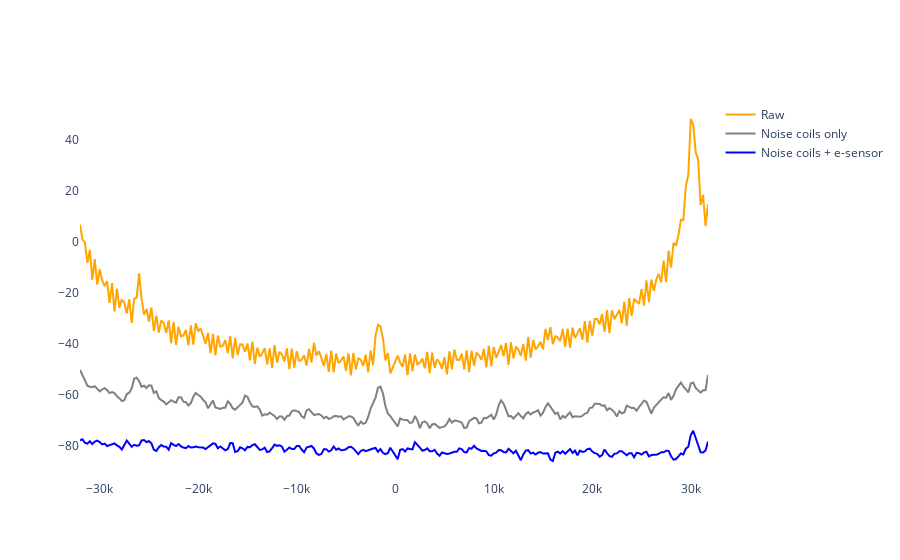

Here is the notebook cell this chart was saved with:
### Markdown cell above
## Plot noise density (prescan)

### Code cell
axis_freq, pow_raw = compute_welch(data['noise'][:, :num_channels_signal, :], acq_bandwidth, 1)
axis_freq, pow_cor = compute_welch(data_prescan_cor, acq_bandwidth, 1)
axis_freq, pow_cor_no_es = compute_welch(data_prescan_no_es, acq_bandwidth, 1)

# Print ratio in dB
print("Average rejection: {} dB".format(10 * np.log(np.mean(pow_raw / pow_cor))))
print("Max rejection: {} dB".format(10 * np.log(np.max(pow_raw / pow_cor))))
print("Average e-sensor: {} dB".format(10 * np.log(np.mean(pow_cor_no_es / pow_cor))))
print("Max e-sensor: {} dB".format(10 * np.log(np.max(pow_cor_no_es / pow_cor))))

# Interactive plot
fig = go.Figure()
fig.update_layout(plot_bgcolor="white")
line_style = {'color': 'orange', 'width': 2}
fig.add_trace(go.Scatter(x=axis_freq, y=10 * np.log(pow_raw[ch, :]), line=line_style, name='Raw'))
line_style = {'color': 'gray', 'width': 2}
fig.add_trace(go.Scatter(x=axis_freq, y=10 * np.log(pow_cor_no_es[ch, :]), line=line_style, name='Noise coils only'))
line_style = {'color': 'blue', 'width': 2}
fig.add_trace(go.Scatter(x=axis_freq, y=10 * np.log(pow_cor[ch, :]), line=line_style, name='Noise coils + e-sensor'))
fig.show()

# paper plot
fig, ax = plt.subplots(nrows=1, ncols=1, figsize=(6,4))
ax.plot(axis_freq, 10 * np.log(pow_raw[ch, :]), 'orange')
ax.plot(axis_freq, 10 * np.log(pow_cor[ch, :]), 'blue')
ax.plot(axis_freq, 10 * np.log(pow_cor_no_es[ch, :]), 'gray')
# fig.savefig("fid_correction.tif", dpi=600, format="tiff")
dir_data, file_data = os.path.split(file_name)
dir_fig = os.path.join(dir_data, "figures_power")
if not os.path.isdir(dir_fig):
    os.mkdir(dir_fig)
file_fig = os.path.splitext(file_data)[0] + ".png"
fig.savefig(os.path.join(dir_fig, file_fig))

### Figure 1 — Plotly figure (JSON) as saved in the notebook; plotly's stock layout.template omitted (floating-point values rounded to 4 significant figures; data arrays with more than 128 entries replaced by an {"elided": "..."} marker saying what was removed)
{"data": [{"line": {"color": "orange", "width": 2}, "name": "Raw", "type": "scatter", "x": {"elided": "254 int values"}, "y": {"elided": "254 float values"}}, {"line": {"color": "gray", "width": 2}, "name": "Noise coils only", "type": "scatter", "x": {"elided": "254 int values"}, "y": {"elided": "254 float values"}}, {"line": {"color": "blue", "width": 2}, "name": "Noise coils + e-sensor", "type": "scatter", "x": {"elided": "254 int values"}, "y": {"elided": "254 float values"}}], "layout": {"plot_bgcolor": "white"}}
